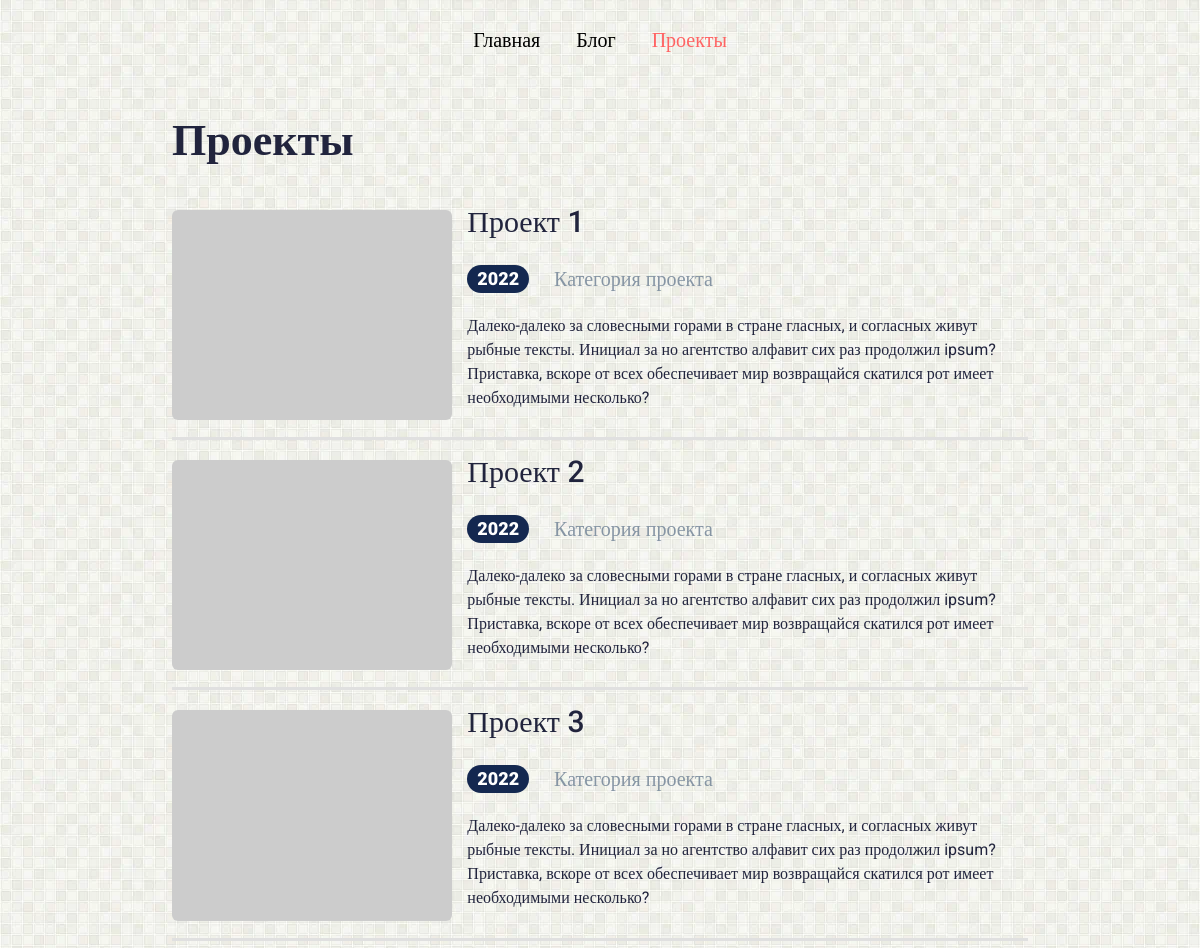
The page /works/ on the database as committed earlier.
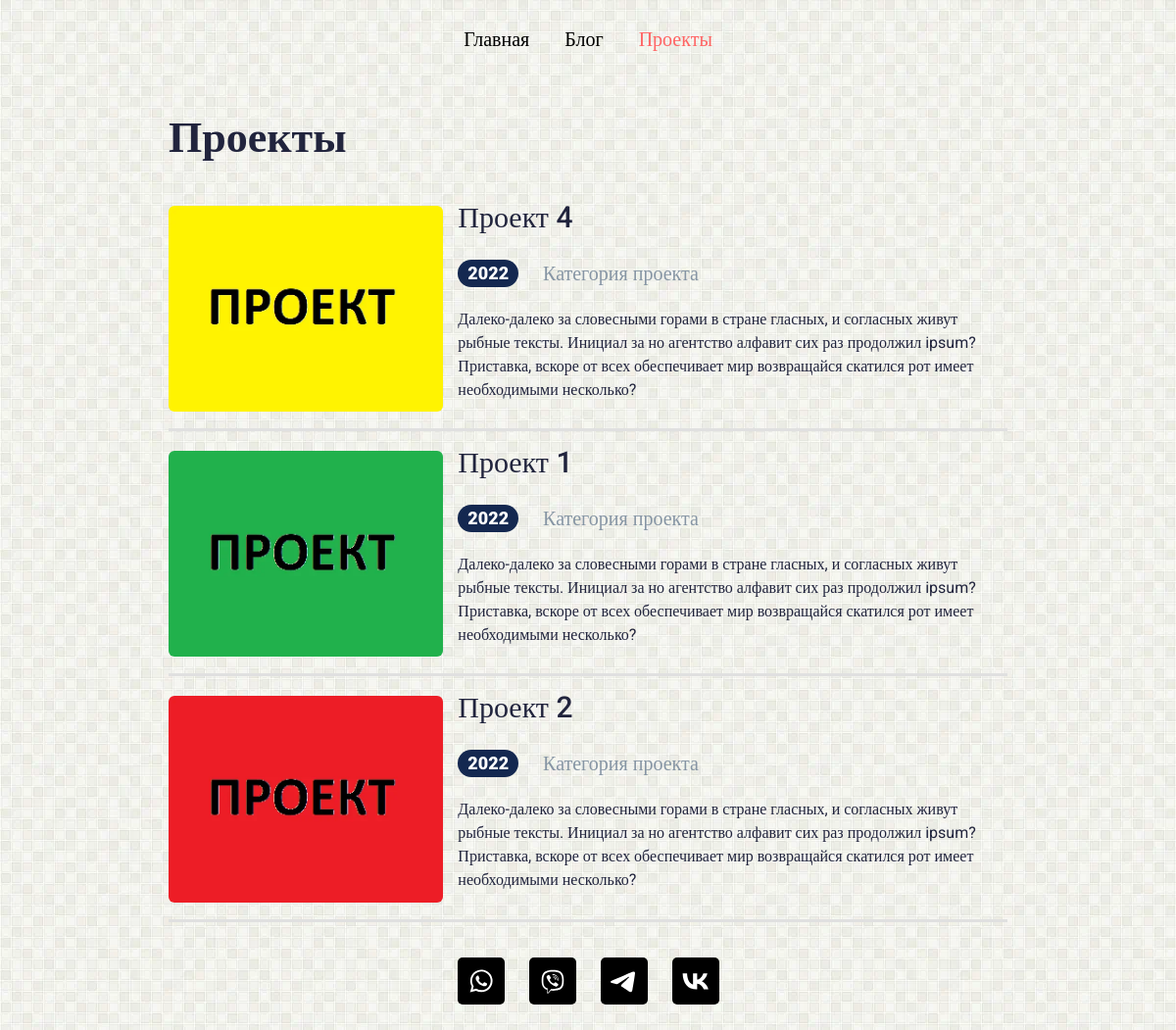
The same page on the database as committed later.
### JohnWebSite/models.py (models this page shows, shortened)
class Project(models.Model):
    objects = None
    class Meta:
        verbose_name = 'Проект'
        verbose_name_plural = 'Проекты'
        ordering = ['-createdProject']
    titleProject = models.CharField(verbose_name='Название проекта', max_length=100)
    subtitleProject = models.CharField(verbose_name='Категория? проекта', max_length=100)
    descriptionProject = models.TextField(verbose_name='Описание проекта')
    createdProject = models.DateField(verbose_name='Дата создания', auto_now_add=True)
    activeProject = models.BooleanField(verbose_name='Публикуем?', default=True)
    pictureProject = models.FileField(verbose_name='Картинка проекта', upload_to='JohnWebSite/img/project', blank=True)
    linkProject = models.URLField(verbose_name='Адрес проекта в интернете', max_length=255, unique=True)

class Social(models.Model):
    objects = None
    class Meta:
        verbose_name = 'Социальная сеть'
        verbose_name_plural = 'Социальные сети'
    titleSocial = models.CharField(verbose_name='Название социальной сети', max_length=100)
    pictureSocial = models.FileField(verbose_name='Картинка социальной сети', upload_to='JohnWebSite/img/social')
    linkSocial = models.URLField(verbose_name='Ссылка на социальную сеть', max_length=255, unique=True)

### JohnWebSite/views.py (the view)
# urls.py: path('works/', showWorks, name='works'),
def showWorks(request):
    socials = Social.objects.all()
    projects = Project.objects.filter(activeProject=True)
    return render(request, 'JohnWebSite/works.html', {'link': 3, 'projects': projects, 'socials': socials, })

### JohnWebSite/templates/JohnWebSite/works.html
{% extends 'JohnWebSite/index.html' %}
{% load static %}
{% block section %}
<div class="page__container">
	<section class="works">
		<h1 class="works__h1 h1">Проекты</h1>
		{% if projects %}
		{% for project in projects %}
		{% include 'JohnWebSite/work.html' %}
		{% endfor %}
		{% else %}
		<h2 class="works__h2 h2">Проекты будут добавлены</h2>
		{% endif %}
	</section>
</div>
{% endblock %}

### JohnWebSite/templates/JohnWebSite/index.html (shortened to what this page needs)
{% load static %}
<!DOCTYPE html>
<html lang="ru">
<head>
    <link rel="stylesheet" href="{% static 'JohnWebSite/css/style.css'%}">
</head>
<body style="opacity: 0;">
    <div class="wrapper">
        <header class="header">
            <div class="header__container">
                <nav class="menu">
                    <ul class="menu__list">
                        <li class="menu__item">
                            {% if link == 1 %}
                            <a href="{% url 'home' %}" class="menu__link _active">Главная</a>
                            {% else %}
                            <a href="{% url 'home' %}" class="menu__link">Главная</a>
                            {% endif %}
                        </li>
                        <li class="menu__item">
                            {% if link == 2 %}
                            <a href="{% url 'blogs' %}" class="menu__link _active">Блог</a>
                            {% else %}
                            <a href="{% url 'blogs' %}" class="menu__link">Блог</a>
                            {% endif %}
                        </li>
                        <li class="menu__item">
                            {% if link == 3 %}
                            <a href="{% url 'works' %}" class="menu__link _active">Проекты</a>
                            {% else %}
                            <a href="{% url 'works' %}" class="menu__link">Проекты</a>
                            {% endif %}
                        </li>
                    </ul>
                </nav>
            </div>
        </header>
        <main class="page">
            {% block section %}{% endblock %}
        </main>
        <footer class="footer">
            <div class="footer__container">
                {% if socials %}
                <ul class="footer__list">
                    {% for social in socials %}
                    <li class="footer__item">
                        <a href="{{social.linkSocial}}" target="_blank" class="footer__link">
                            <div class="footer__icon">
                                <img src="{{social.pictureSocial.url}}" alt="{{social.titleSocial}}"
                                    class="footer__img">
                            </div>
                        </a>
                    </li>
                    {% endfor %}
                </ul>
                {% endif %}
            </div>
        </footer>
    </div>
</body>
</html>

### JohnWebSite/templates/JohnWebSite/work.html
{% load static %}
<article class="work">
    <div>
        <div class="work__picture">
            {% if project.pictureProject %}
            <picture>
                <source srcset="{{project.pictureProject.url}}" type="image/webp">
                <img class="work__img" src="{{project.pictureProject.url}}" alt="{{project.titleProject}}">
            </picture>
            {% else %}
            <picture>
                <source srcset="https://picsum.photos/200" type="image/webp">
                <img class="work__img" src="https://picsum.photos/200" alt="{{project.titleProject}}">
            </picture>
            {% endif %}
        </div>
    </div>
    <div class="work__content">
        <a href="{{project.linkProject}}" target="_blank" class="work__link">
            <h2 class="work__h2 h2" title="Перейти к проекту">{{project.titleProject}}</h2>
        </a>
        <div class="work__info">
            <div class="work__info-data">{{project.createdProject|date:"Y"}}</div>
            <div class="work__info-title">{{project.subtitleProject}}</div>
        </div>
        <div class="work__text text">{{project.descriptionProject}}</div>
    </div>
</article>

Rows that differ between the two databases and show on the page:
no longer on this page (row edited): Project: titleProject "Проект 3", createdProject "2022", subtitleProject "Категория проекта", descriptionProject "Далеко-далеко за словесными горами в стране гласных, и согласных живут рыбные тексты. Инициал за но агентство алфавит сих раз продолжил ipsum? Приставка, вскоре от всех обеспечивает мир возвращайся скатился рот имеет необходимыми несколько?"
added Project: pictureProject (picture), titleProject "Проект 4", createdProject "2022", subtitleProject "Категория проекта", descriptionProject "Далеко-далеко за словесными горами в стране гласных, и согласных живут рыбные тексты. Инициал за но агентство алфавит сих раз продолжил ipsum? Приставка, вскоре от всех обеспечивает мир возвращайся скатился рот имеет необходимыми несколько?"
changed Project "Проект 1": pictureProject: picture added
changed Project "Проект 2": pictureProject: picture added
added Social: pictureSocial (picture)
added Social: pictureSocial (picture)
added Social: pictureSocial (picture)
added Social: pictureSocial (picture)
